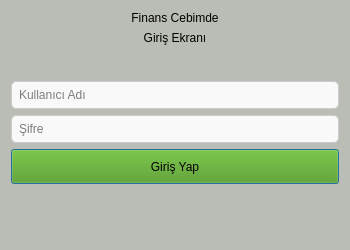
<?xml version="1.0" encoding="UTF-8"?>
<ui version="4.0">
 <class>Dialog</class>
 <widget class="QDialog" name="Dialog">
  <property name="geometry">
   <rect>
    <x>0</x>
    <y>0</y>
    <width>350</width>
    <height>250</height>
   </rect>
  </property>
  <property name="windowTitle">
   <string>Finans Cebimde</string>
  </property>
  <property name="styleSheet">
   <string notr="true">background-color: rgb(186, 189, 182);</string>
  </property>
  <layout class="QVBoxLayout" name="verticalLayout_3">
   <item>
    <layout class="QVBoxLayout" name="verticalLayout_2">
     <item>
      <widget class="QLabel" name="label">
       <property name="text">
        <string>Finans Cebimde</string>
       </property>
       <property name="alignment">
        <set>Qt::AlignCenter</set>
       </property>
      </widget>
     </item>
     <item>
      <widget class="QLabel" name="label_2">
       <property name="text">
        <string>Giriş Ekranı</string>
       </property>
       <property name="alignment">
        <set>Qt::AlignCenter</set>
       </property>
      </widget>
     </item>
     <item>
      <spacer name="verticalSpacer">
       <property name="orientation">
        <enum>Qt::Vertical</enum>
       </property>
       <property name="sizeType">
        <enum>QSizePolicy::Maximum</enum>
       </property>
       <property name="sizeHint" stdset="0">
        <size>
         <width>10</width>
         <height>30</height>
        </size>
       </property>
      </spacer>
     </item>
     <item>
      <widget class="QLineEdit" name="input_username">
       <property name="styleSheet">
        <string notr="true">QLineEdit {
    border: 1px solid #ccc;
    border-radius: 5px;
    padding: 5px;
    background-color: #f9f9f9;
}</string>
       </property>
       <property name="placeholderText">
        <string>Kullanıcı Adı</string>
       </property>
      </widget>
     </item>
     <item>
      <widget class="QLineEdit" name="input_password">
       <property name="styleSheet">
        <string notr="true">QLineEdit {
    border: 1px solid #ccc;
    border-radius: 5px;
    padding: 5px;
    background-color: #f9f9f9;
}</string>
       </property>
       <property name="echoMode">
        <enum>QLineEdit::Password</enum>
       </property>
       <property name="placeholderText">
        <string>Şifre</string>
       </property>
      </widget>
     </item>
     <item>
      <widget class="QPushButton" name="btn_login">
       <property name="minimumSize">
        <size>
         <width>0</width>
         <height>35</height>
        </size>
       </property>
       <property name="styleSheet">
        <string notr="true">background-color: rgb(78, 154, 6);</string>
       </property>
       <property name="text">
        <string>Giriş Yap</string>
       </property>
      </widget>
     </item>
     <item>
      <spacer name="verticalSpacer_2">
       <property name="orientation">
        <enum>Qt::Vertical</enum>
       </property>
       <property name="sizeHint" stdset="0">
        <size>
         <width>20</width>
         <height>40</height>
        </size>
       </property>
      </spacer>
     </item>
    </layout>
   </item>
  </layout>
 </widget>
 <resources/>
 <connections/>
</ui>
